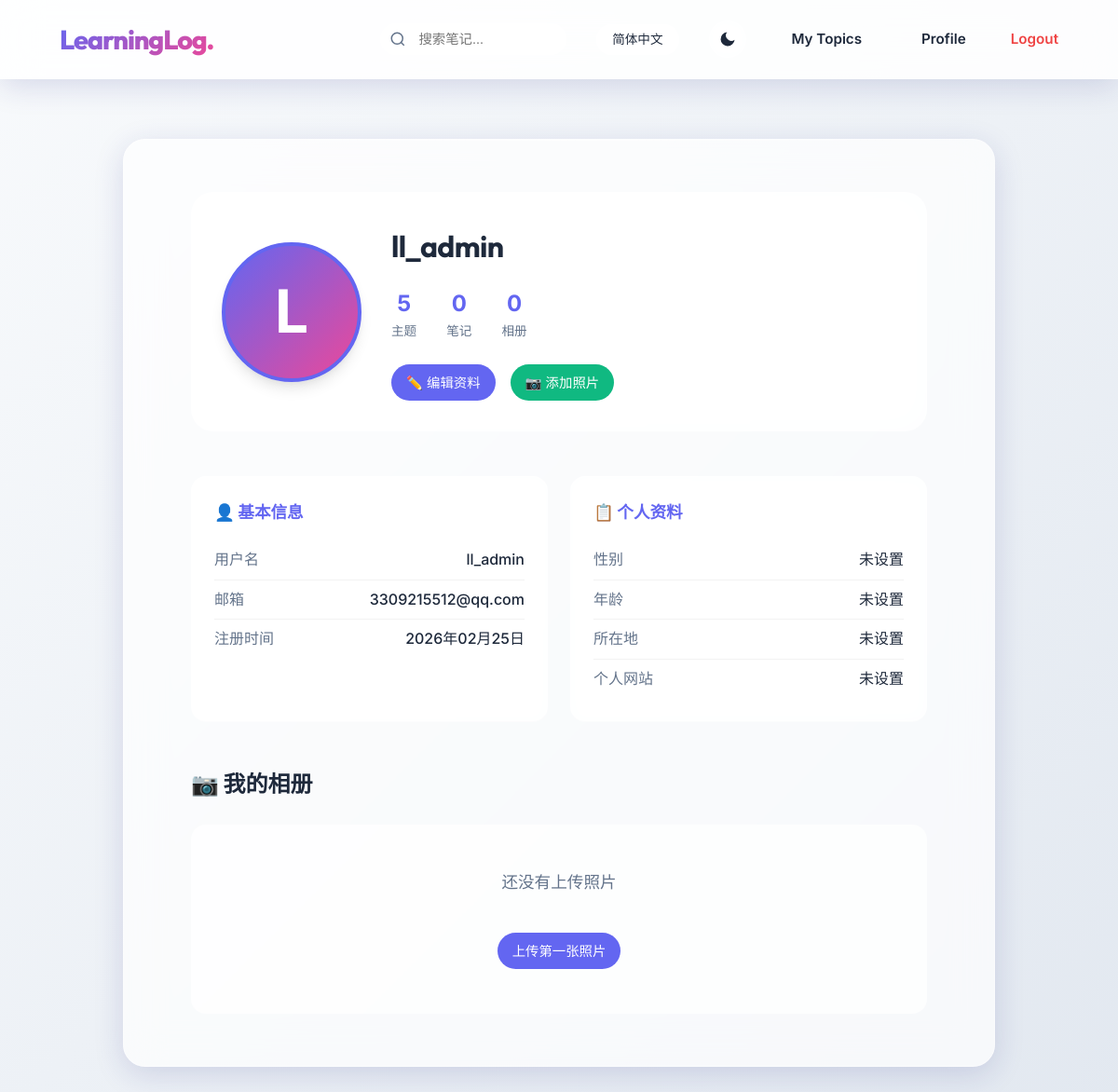
The page /zh-hans/accounts/profile/ (signed in) on the database its author committed.
### accounts/models.py (models this page shows, shortened)
class Profile(models.Model):
    GENDER_CHOICES = [
        ('M', '男'),
        ('F', '女'),
        ('O', '其他'),
        ('N', '不愿透露'),
    ]
    user = models.OneToOneField(User, on_delete=models.CASCADE, related_name='profile')
    avatar = models.ImageField(upload_to=profile_avatar_path, blank=True, null=True, verbose_name='头像')
    bio = models.TextField(max_length=500, blank=True, null=True, verbose_name='个性签名')
    gender = models.CharField(max_length=1, choices=GENDER_CHOICES, blank=True, null=True, verbose_name='性别')
    age = models.PositiveIntegerField(blank=True, null=True, verbose_name='年龄')
    location = models.CharField(max_length=100, blank=True, null=True, verbose_name='所在地')
    website = models.URLField(blank=True, null=True, verbose_name='个人网站')
    theme_color = models.CharField(max_length=7, default='#6366f1', verbose_name='主题颜色')
    created_at = models.DateTimeField(auto_now_add=True)
    updated_at = models.DateTimeField(auto_now=True)
    class Meta:
        verbose_name = '用户资料'
        verbose_name_plural = '用户资料'

### accounts/views.py (the view)
# urls.py: path('profile/', views.profile, name='profile'),
@login_required
def profile(request):
    profile, created = Profile.objects.get_or_create(user=request.user)
    album_images = profile.album_images.all()[:6]
    context = {
        'profile': profile,
        'album_images': album_images,
    }
    return render(request, 'accounts/profile.html', context)

### accounts/templates/accounts/profile.html (shortened to what this page needs)
{% extends "learning_logs/base.html" %}
{% block content %}
<div class="profile-container">
    <div class="profile-header">
        {% if profile.avatar %}
        <img src="{{ profile.avatar.url }}" alt="头像" class="profile-avatar">
        {% else %}
        <div class="profile-avatar" style="background: linear-gradient(135deg, var(--primary), var(--secondary)); display: flex; align-items: center; justify-content: center; color: white; font-size: 4rem; font-weight: bold;">
            {{ user.username|slice:":1"|upper }}
        </div>
        {% endif %}
        <div class="profile-info">
            <h1>{{ user.username }}</h1>
            <div class="profile-stats">
                <div class="stat-item">
                    <div class="number">{{ user.topic_set.count }}</div>
                    <div class="label">主题</div>
                </div>
                <div class="stat-item">
                    <div class="number">0</div>
                    <div class="label">笔记</div>
                </div>
                <div class="stat-item">
                    <div class="number">{{ profile.album_images.count }}</div>
                    <div class="label">相册</div>
                </div>
            </div>
            <div style="margin-top: 1.5rem; display: flex; gap: 1rem;">
                <a href="{% url 'accounts:edit_profile' %}" class="btn-edit">✏️ 编辑资料</a>
                <a href="{% url 'accounts:add_album_image' %}" class="btn-edit" style="background: var(--accent);">📷 添加照片</a>
            </div>
        </div>
    </div>
    <div class="profile-details">
        <div class="detail-card">
            <h3>👤 基本信息</h3>
            <div class="detail-item">
                <span class="detail-label">用户名</span>
                <span class="detail-value">{{ user.username }}</span>
            </div>
            <div class="detail-item">
                <span class="detail-label">邮箱</span>
                <span class="detail-value">{{ user.email|default:"未设置" }}</span>
            </div>
            <div class="detail-item">
                <span class="detail-label">注册时间</span>
                <span class="detail-value">{{ user.date_joined|date:"Y年m月d日" }}</span>
            </div>
        </div>
        <div class="detail-card">
            <h3>📋 个人资料</h3>
            <div class="detail-item">
                <span class="detail-label">性别</span>
                <span class="detail-value">{{ profile.get_gender_display|default:"未设置" }}</span>
            </div>
            <div class="detail-item">
                <span class="detail-label">年龄</span>
                <span class="detail-value">{{ profile.age|default:"未设置" }}</span>
            </div>
            <div class="detail-item">
                <span class="detail-label">所在地</span>
                <span class="detail-value">{{ profile.location|default:"未设置" }}</span>
            </div>
            <div class="detail-item">
                <span class="detail-label">个人网站</span>
                <span class="detail-value">
                    {% if profile.website %}
                    <a href="{{ profile.website }}" target="_blank" style="color: var(--primary);">访问</a>
                    {% else %}
                    未设置
                    {% endif %}
                </span>
            </div>
        </div>
    </div>
    <div class="album-section">
        <h2>
            <span>📷 我的相册</span>
        </h2>
        {% if album_images %}
        <div class="album-grid">
            {% for image in album_images %}
            <div class="album-item">
                <img src="{{ image.image.url }}" alt="{{ image.caption|default:'相册图片' }}">
                <div class="overlay">
                    {{ image.caption|default:"" }}
                    <form action="{% url 'accounts:delete_album_image' image.id %}" method="post" style="display: inline;" onsubmit="return confirm('确定删除这张图片吗？');">
                        {% csrf_token %}
                        <button type="submit" style="background: var(--danger); color: white; border: none; padding: 0.2rem 0.5rem; border-radius: 4px; cursor: pointer; font-size: 0.75rem; margin-left: 0.5rem;">删除</button>
                    </form>
                </div>
            </div>
            {% endfor %}
        </div>
        {% else %}
        <div class="empty-album">
            <p>还没有上传照片</p>
            <a href="{% url 'accounts:add_album_image' %}" class="btn-edit" style="margin-top: 1rem; display: inline-block;">上传第一张照片</a>
        </div>
        {% endif %}
    </div>
</div>
{% endblock %}

### learning_logs/templates/learning_logs/base.html (style rules this page uses)
:root { --primary: #6366f1; --primary-hover: #4f46e5; --secondary: #ec4899; --accent: #10b981; --danger: #ef4444; --bg-gradient: linear-gradient(135deg, #f8fafc 0%, #e2e8f0 100%); --card-bg: rgba(255, 255, 255, 0.7); --nav-bg: rgba(255, 255, 255, 0.85); --glass-border: rgba(255, 255, 255, 0.3); --glass-shadow: rgba(0, 0, 0, 0.05); --text-main: #1e293b; --text-muted: #64748b; --text-light: #94a3b8; --transition-smooth: all 0.4s cubic-bezier(0.25, 0.46, 0.45, 0.94); --transition-bounce: all 0.6s cubic-bezier(0.68, -0.55, 0.265, 1.55); --transition-glass: all 0.6s cubic-bezier(0.34, 1.56, 0.64, 1); --shadow-sm: 0 1px 3px 0 rgba(0, 0, 0, 0.1), 0 1px 2px 0 rgba(0, 0, 0, 0.06); --shadow-md: 0 4px 6px -1px rgba(0, 0, 0, 0.1), 0 2px 4px -1px rgba(0, 0, 0, 0.06); --shadow-lg: 0 10px 15px -3px rgba(0, 0, 0, 0.1), 0 4px 6px -2px rgba(0, 0, 0, 0.05); --shadow-glass: 0 8px 32px 0 rgba(31, 38, 135, 0.15); --radius-sm: 8px; --radius-md: 16px; --radius-lg: 24px; --radius-xl: 32px; --radius-full: 9999px; --golden-ratio: 1.618; }
* { margin: 0; padding: 0; box-sizing: border-box; }
body { font-family: 'Inter', sans-serif; background: var(--bg-gradient); color: var(--text-main); line-height: 1.6; min-height: 100vh; overflow-x: hidden; background-attachment: fixed; background-size: 100% 100%; }
h1, h2, h3, h4, .logo { font-family: 'Outfit', sans-serif; font-weight: 700; color: var(--text-main); }
h1 { font-size: 3rem; margin-bottom: 1.5rem; letter-spacing: -0.02em; }
p { margin-bottom: 1.5rem; color: var(--text-muted); font-size: 1.1rem; }

### accounts/templates/accounts/profile.html (style rules this page uses)
.profile-container { max-width: 900px; margin: 0 auto; padding: 0 1rem; }
.profile-header { display: flex; align-items: center; gap: 2rem; margin-bottom: 3rem; padding: 2rem; background: var(--card-bg); backdrop-filter: blur(20px); border-radius: var(--radius-lg); border: 1px solid var(--glass-border); }
.profile-avatar { width: 150px; height: 150px; border-radius: 50%; object-fit: cover; border: 4px solid var(--primary); box-shadow: var(--shadow-lg); }
.profile-info h1 { margin: 0 0 0.5rem 0; font-size: 2rem; color: var(--text-main); }
.profile-stats { display: flex; gap: 2rem; margin-top: 1rem; }
.stat-item { text-align: center; }
.stat-item .number { font-size: 1.5rem; font-weight: 700; color: var(--primary); }
.stat-item .label { font-size: 0.85rem; color: var(--text-muted); }
.profile-details { display: grid; grid-template-columns: repeat(auto-fit, minmax(250px, 1fr)); gap: 1.5rem; margin-bottom: 3rem; }
.detail-card { background: var(--card-bg); backdrop-filter: blur(10px); border-radius: var(--radius-md); padding: 1.5rem; border: 1px solid var(--glass-border); }
.detail-card h3 { margin: 0 0 1rem 0; color: var(--primary); font-size: 1.1rem; display: flex; align-items: center; gap: 0.5rem; }
.detail-item { display: flex; justify-content: space-between; padding: 0.5rem 0; border-bottom: 1px solid rgba(0,0,0,0.05); }
.detail-item:last-child { border-bottom: none; }
.detail-label { color: var(--text-muted); }
.detail-value { color: var(--text-main); font-weight: 500; }
.album-section h2 { margin-bottom: 1.5rem; color: var(--text-main); display: flex; align-items: center; justify-content: space-between; }
.btn-edit { background: var(--primary); color: white; padding: 0.5rem 1rem; border-radius: var(--radius-full); text-decoration: none; font-size: 0.9rem; transition: var(--transition-smooth); }
.empty-album { text-align: center; padding: 3rem; background: var(--card-bg); border-radius: var(--radius-md); color: var(--text-muted); }

### rows shown on the page
Profile: album_images.count "0", gender "未设置", age "未设置", location "未设置"

### other values the page prints
{{ user.username|slice:":1"|upper }} "L"
{{ user.username }} "ll_admin"
{{ user.topic_set.count }} "5"
{{ user.email|default:"未设置" }} "3309215512@qq.com"
{{ user.date_joined|date:"Y年m月d日" }} "2026年02月25日"
form field language "简体中文"
